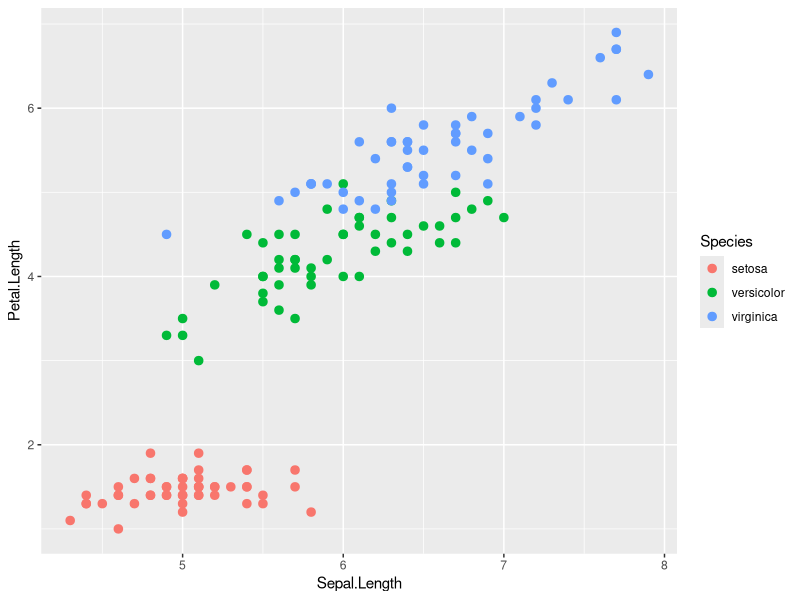
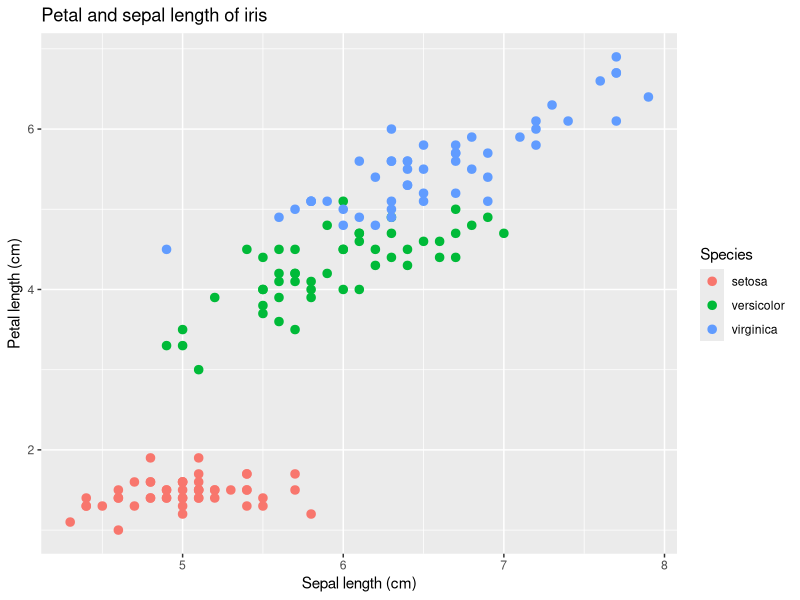
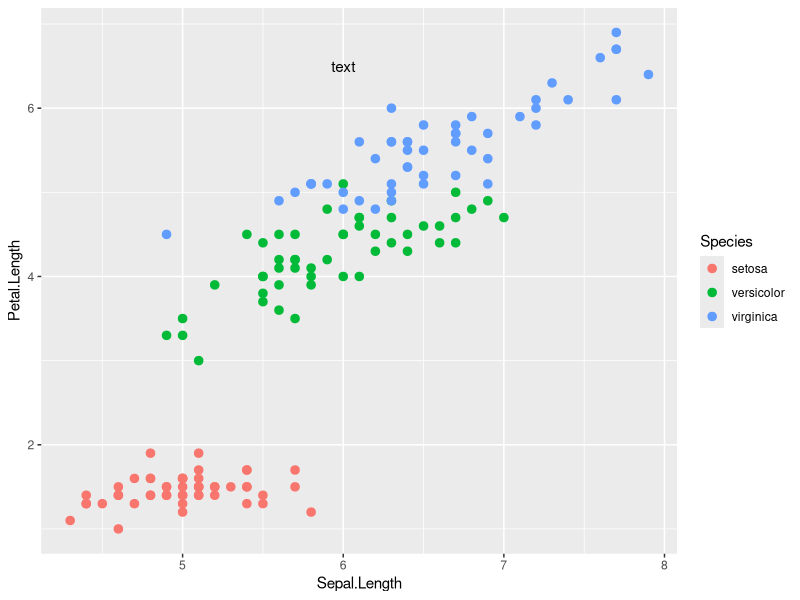
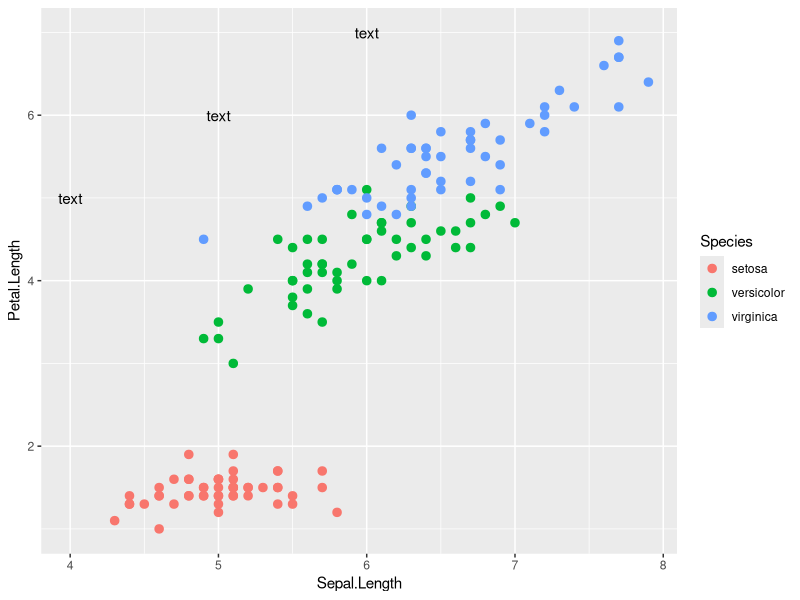
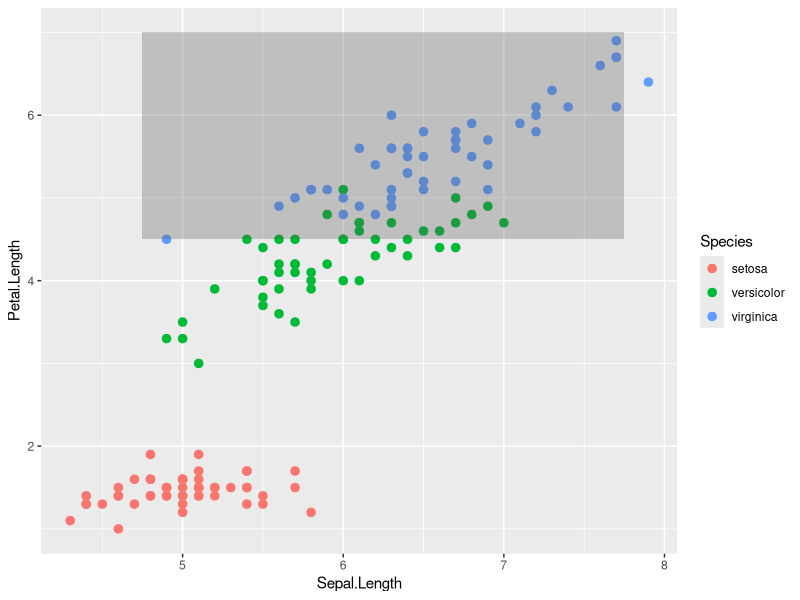
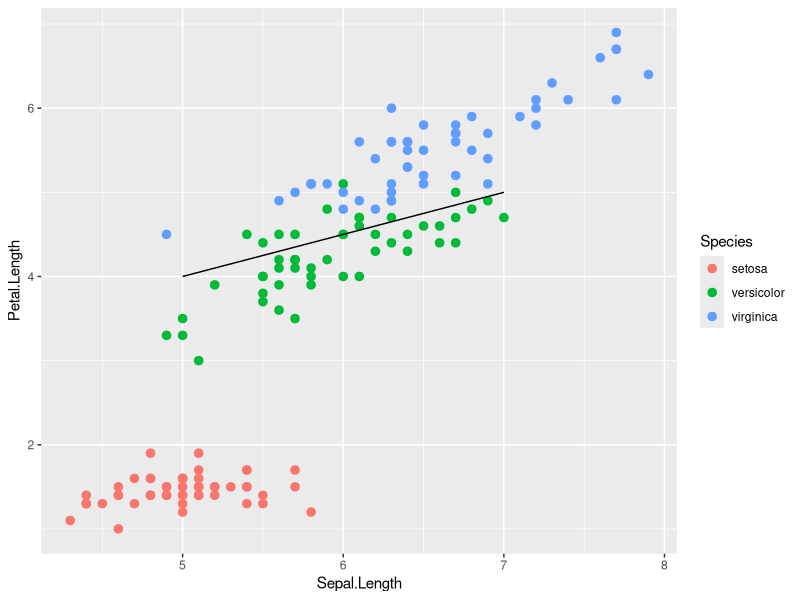
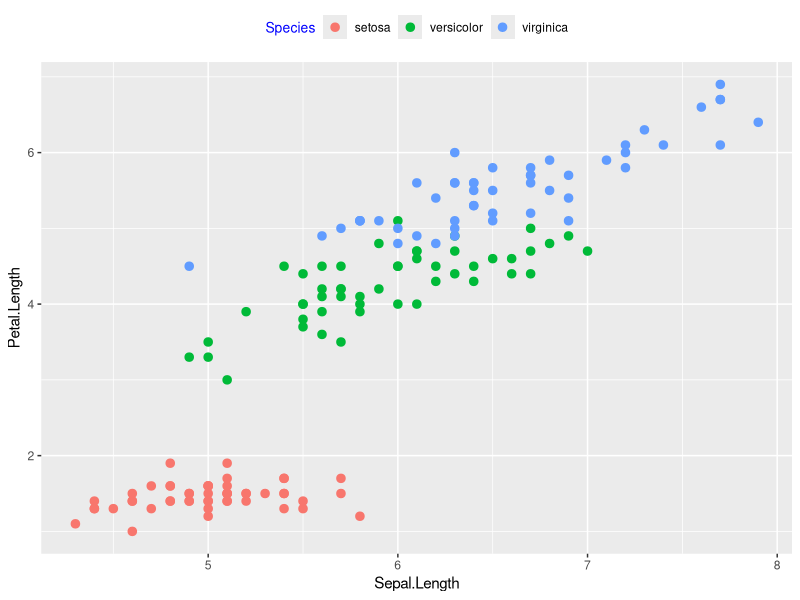
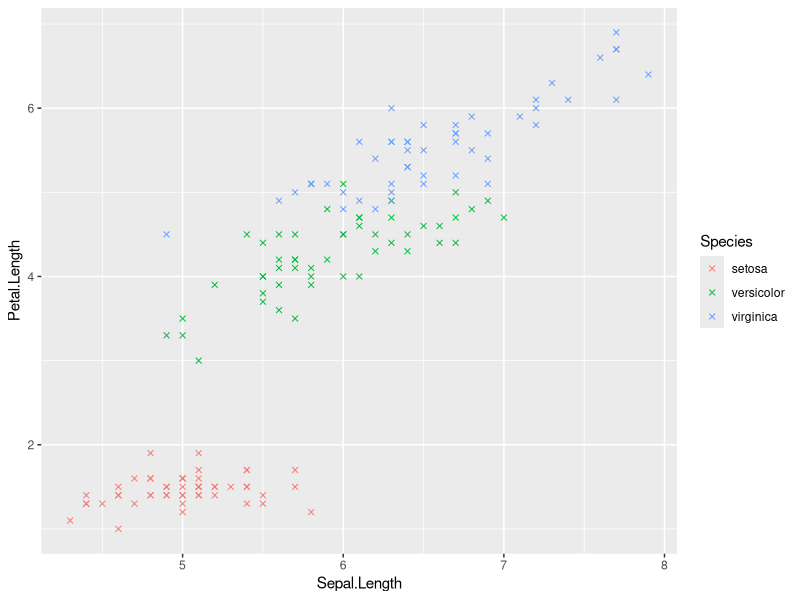

Reproduce these figures in R, in order.
#Basics
library(ggplot2)
data(iris)

IrisPlot <- ggplot(iris, aes(Sepal.Length, Petal.Length, colour=Species)) + geom_point(size=2.56)
print(IrisPlot)

#Labeling the plot title,x_label,y_label
print(IrisPlot + labs(y="Petal length (cm)", x = "Sepal length (cm)") 
      + ggtitle("Petal and sepal length of iris"))

#Highlight and Tick marks on the plot using text at one place
IrisPlot + annotate("text",x=6,y=6.5,label='text')
#Highlight and Tick marks on the plot using text at many places
IrisPlot + annotate("text",x=4:6, y =5:7, label = "text")

#Highlight an area
IrisPlot + annotate("rect", xmin = 4.75, xmax = 7.75,ymin = 4.5, ymax = 7, alpha = 0.3)

#segment the dataset
IrisPlot + annotate("segment",x=5, xend = 7, y = 4, yend = 5, colour = "black")

#Changing the legend position-Top Representation
#and
#Changing style of legends Changing the legend title and text font styles
p<-IrisPlot <- ggplot(iris, aes(Sepal.Length, Petal.Length, colour=Species)) + geom_point(size=2.56)
p + theme(legend.title = element_text(colour = "blue", size = 10,),legend.position = "top")

#changing shape of data points on plot
ggplot(iris, aes(Sepal.Length, Petal.Length,color=Species)) + geom_point(shape=4)

#Linear model(lm) for each species
ggplot(iris, aes(Sepal.Length, Petal.Length, colour=Species)) +
  geom_point(shape=1,size=3) +
  geom_smooth(method=lm)

#getting species col as data frame for pie chart
df <- as.data.frame(table(iris$Species))
pie <- ggplot(df, aes(x="",y =Freq, fill = factor(Var1))) + geom_bar(width = 1, stat = "identity") + theme(axis.line = element_blank(),
                                                                                                           plot.title = element_text(hjust=0.5)) +
  labs(fill="Freq",
       x=NULL,
       y=NULL, 
       title="Pie Chart of Variety of iris Species",
       caption="Source: iris")

pie + coord_polar(theta = "y", start=0)

#other plots using mpg data
data(mpg)
p <- ggplot(mpg,aes(x = factor(class))) + geom_bar(stat = "count")
p
ggplot(data=mpg, aes(x=hwy)) + geom_histogram(col='red',fill='green',alpha=.3,binwidth = 5)
ggplot(mpg, aes(x=cty, y=displ, size = 10)) +geom_point(alpha=0.7,color='red')


#themes
theme_set(theme_gray(base_size = 30))
ggplot(mpg, aes(x = year, y = class)) + geom_point(color="red")
